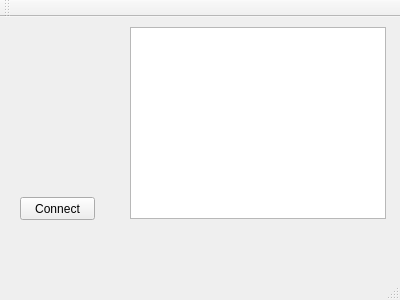
<?xml version="1.0" encoding="UTF-8"?>
<ui version="4.0">
 <class>MainWindow</class>
 <widget class="QMainWindow" name="MainWindow">
  <property name="geometry">
   <rect>
    <x>0</x>
    <y>0</y>
    <width>400</width>
    <height>300</height>
   </rect>
  </property>
  <property name="windowTitle">
   <string>MainWindow</string>
  </property>
  <widget class="QWidget" name="centralWidget">
   <widget class="QPushButton" name="pushButton">
    <property name="geometry">
     <rect>
      <x>20</x>
      <y>180</y>
      <width>75</width>
      <height>23</height>
     </rect>
    </property>
    <property name="text">
     <string>Connect</string>
    </property>
   </widget>
   <widget class="QTextBrowser" name="textBrowser">
    <property name="geometry">
     <rect>
      <x>130</x>
      <y>10</y>
      <width>256</width>
      <height>192</height>
     </rect>
    </property>
   </widget>
  </widget>
  <widget class="QMenuBar" name="menuBar">
   <property name="geometry">
    <rect>
     <x>0</x>
     <y>0</y>
     <width>400</width>
     <height>21</height>
    </rect>
   </property>
  </widget>
  <widget class="QToolBar" name="mainToolBar">
   <attribute name="toolBarArea">
    <enum>TopToolBarArea</enum>
   </attribute>
   <attribute name="toolBarBreak">
    <bool>false</bool>
   </attribute>
  </widget>
  <widget class="QStatusBar" name="statusBar"/>
 </widget>
 <layoutdefault spacing="6" margin="11"/>
 <resources/>
 <connections/>
</ui>
